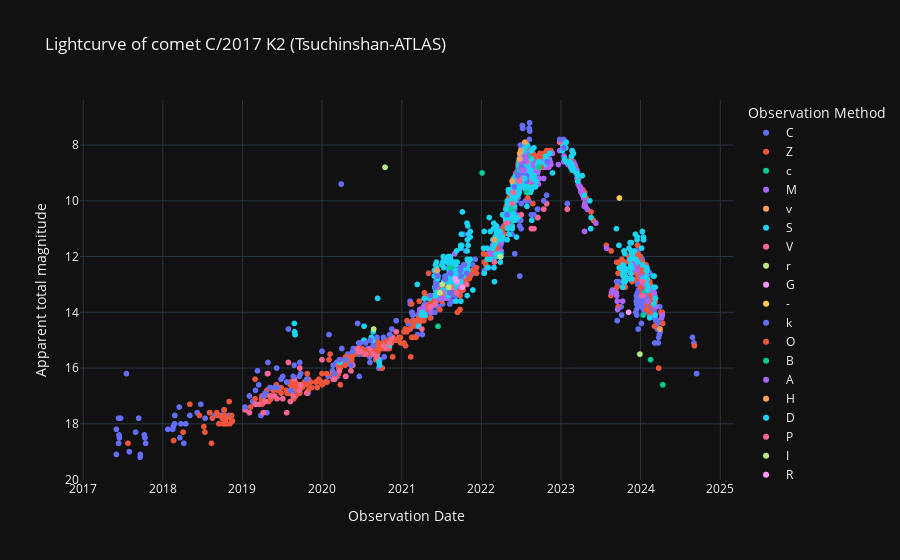

Notebook code for this chart:
### Code cell
# Curva de luz cruda.
labels = {'obs_date':'Observation Date','magnitude':'Apparent total magnitude', 'obs_method_key' : 'Observation Method'}
fig = px.scatter(curva_de_luz_cruda_df, x='obs_date', y='magnitude', color='obs_method_key', template= 'plotly_dark', labels= labels, title= f'Lightcurve of comet {nombre_cometa} (Tsuchinshan-ATLAS)')
fig.update_yaxes(autorange="reversed")
fig.show()

### Figure 1 — Plotly figure (JSON) as saved in the notebook; plotly's stock layout.template omitted (floating-point values rounded to 4 significant figures; data arrays with more than 128 entries replaced by an {"elided": "..."} marker saying what was removed)
{"data": [{"hovertemplate": "Observation Method=C<br>Observation Date=%{x}<br>Apparent total magnitude=%{y}<extra></extra>", "legendgroup": "C", "marker": {"color": "#636efa", "symbol": "circle"}, "mode": "markers", "name": "C", "showlegend": true, "type": "scattergl", "x": {"elided": "457 str values"}, "xaxis": "x", "y": {"elided": "457 float values"}, "yaxis": "y"}, {"hovertemplate": "Observation Method=Z<br>Observation Date=%{x}<br>Apparent total magnitude=%{y}<extra></extra>", "legendgroup": "Z", "marker": {"color": "#EF553B", "symbol": "circle"}, "mode": "markers", "name": "Z", "showlegend": true, "type": "scattergl", "x": {"elided": "587 str values"}, "xaxis": "x", "y": {"elided": "587 float values"}, "yaxis": "y"}, {"hovertemplate": "Observation Method=c<br>Observation Date=%{x}<br>Apparent total magnitude=%{y}<extra></extra>", "legendgroup": "c", "marker": {"color": "#00cc96", "symbol": "circle"}, "mode": "markers", "name": "c", "showlegend": true, "type": "scattergl", "x": ["2024-04-12T00:00:00", "2024-02-16T00:00:00", "2024-01-20T00:00:00", "2024-01-19T00:00:00", "2024-01-13T00:00:00", "2024-01-10T00:00:00", "2022-09-09T00:00:00", "2022-06-25T00:00:00", "2021-06-16T00:00:00"], "xaxis": "x", "y": [16.6, 15.7, 13.4, 13.3, 14.1, null, 9.2, 8.5, 14.5], "yaxis": "y"}, {"hovertemplate": "Observation Method=M<br>Observation Date=%{x}<br>Apparent total magnitude=%{y}<extra></extra>", "legendgroup": "M", "marker": {"color": "#ab63fa", "symbol": "circle"}, "mode": "markers", "name": "M", "showlegend": true, "type": "scattergl", "x": {"elided": "256 str values"}, "xaxis": "x", "y": {"elided": "256 float values"}, "yaxis": "y"}, {"hovertemplate": "Observation Method=v<br>Observation Date=%{x}<br>Apparent total magnitude=%{y}<extra></extra>", "legendgroup": "v", "marker": {"color": "#FFA15A", "symbol": "circle"}, "mode": "markers", "name": "v", "showlegend": true, "type": "scattergl", "x": ["2024-03-30T00:00:00"], "xaxis": "x", "y": [14.6], "yaxis": "y"}, {"hovertemplate": "Observation Method=S<br>Observation Date=%{x}<br>Apparent total magnitude=%{y}<extra></extra>", "legendgroup": "S", "marker": {"color": "#19d3f3", "symbol": "circle"}, "mode": "markers", "name": "S", "showlegend": true, "type": "scattergl", "x": {"elided": "568 str values"}, "xaxis": "x", "y": {"elided": "568 float values"}, "yaxis": "y"}, {"hovertemplate": "Observation Method=V<br>Observation Date=%{x}<br>Apparent total magnitude=%{y}<extra></extra>", "legendgroup": "V", "marker": {"color": "#FF6692", "symbol": "circle"}, "mode": "markers", "name": "V", "showlegend": true, "type": "scattergl", "x": ["2024-01-11T00:00:00", "2024-01-07T00:00:00", "2023-01-30T00:00:00", "2022-12-26T00:00:00", "2022-10-27T00:00:00", "2022-10-14T00:00:00", "2022-09-17T00:00:00", "2022-09-15T00:00:00", "2022-08-30T00:00:00", "2022-08-18T00:00:00", "2022-08-03T00:00:00", "2022-07-28T00:00:00", "2022-07-19T00:00:00", "2022-07-16T00:00:00", "2022-07-15T00:00:00", "2022-07-15T00:00:00", "2022-07-04T00:00:00", "2022-07-03T00:00:00", "2022-06-30T00:00:00", "2022-06-26T00:00:00", "2022-06-26T00:00:00", "2022-06-24T00:00:00", "2022-06-23T00:00:00", "2022-06-19T00:00:00", "2022-05-26T00:00:00", "2022-05-22T00:00:00", "2022-04-29T00:00:00", "2022-03-02T00:00:00", "2021-10-26T00:00:00", "2021-09-30T00:00:00", "2021-09-10T00:00:00", "2021-08-18T00:00:00", "2021-08-09T00:00:00", "2021-07-06T00:00:00", "2021-06-10T00:00:00", "2021-06-04T00:00:00", "2021-05-11T00:00:00", "2021-04-03T00:00:00", "2020-12-06T00:00:00", "2020-11-16T00:00:00", "2020-11-06T00:00:00", "2020-10-24T00:00:00", "2020-10-09T00:00:00", "2020-09-09T00:00:00", "2020-08-22T00:00:00", "2020-08-09T00:00:00", "2020-07-19T00:00:00", "2020-06-24T00:00:00", "2020-06-18T00:00:00", "2020-06-12T00:00:00", "2020-05-21T00:00:00", "2020-05-13T00:00:00", "2020-04-18T00:00:00", "2020-03-21T00:00:00", "2020-02-28T00:00:00", "2020-02-21T00:00:00", "2020-01-01T00:00:00", "2019-10-23T00:00:00", "2019-09-25T00:00:00", "2019-09-21T00:00:00", "2019-09-19T00:00:00", "2019-08-27T00:00:00", "2019-08-22T00:00:00", "2019-08-09T00:00:00", "2019-07-31T00:00:00", "2019-07-23T00:00:00", "2019-07-05T00:00:00", "2019-06-09T00:00:00", "2019-05-29T00:00:00", "2019-05-07T00:00:00", "2019-04-28T00:00:00", "2019-04-15T00:00:00", "2019-04-07T00:00:00", "2019-03-17T00:00:00", "2019-03-02T00:00:00", "2019-02-02T00:00:00", "2019-01-13T00:00:00"], "xaxis": "x", "y": [12.9, 13.4, 10.3, 7.9, 10.1, 10.3, 10.6, 10.6, 11, 11, 9.3, 8.6, 8.6, 8.9, 8.5, 9.2, 9.2, 10.5, 8.8, 8.3, 8.9, 9.1, 9.3, 9.2, 9.7, 10.1, 10.8, 12.2, 13, 13.1, 13.3, 13.1, 13.1, 13.3, 13.1, 13.7, 13.8, 14.6, 14.7, 14.9, 15.1, 15.3, 15.2, 15.6, 15.5, 15.3, 15.5, 15.4, 15.4, 15.3, 15.9, 16.1, 16.3, 16.1, 16.4, 16.4, 15.7, 16.9, 16.6, 16, 16.8, 16.4, 17, 17.2, 15.8, 17.6, 17.1, 17.1, 17, 17, 16.2, 17.2, 17.6, 17.3, 17.3, 17.6, 17.5], "yaxis": "y"}, {"hovertemplate": "Observation Method=r<br>Observation Date=%{x}<br>Apparent total magnitude=%{y}<extra></extra>", "legendgroup": "r", "marker": {"color": "#B6E880", "symbol": "circle"}, "mode": "markers", "name": "r", "showlegend": true, "type": "scattergl", "x": ["2023-12-29T00:00:00"], "xaxis": "x", "y": [15.5], "yaxis": "y"}, {"hovertemplate": "Observation Method=G<br>Observation Date=%{x}<br>Apparent total magnitude=%{y}<extra></extra>", "legendgroup": "G", "marker": {"color": "#FF97FF", "symbol": "circle"}, "mode": "markers", "name": "G", "showlegend": true, "type": "scattergl", "x": ["2023-11-07T00:00:00", "2021-10-06T00:00:00", "2021-09-11T00:00:00"], "xaxis": "x", "y": [14, 13.1, 12.9], "yaxis": "y"}, {"hovertemplate": "Observation Method=-<br>Observation Date=%{x}<br>Apparent total magnitude=%{y}<extra></extra>", "legendgroup": "-", "marker": {"color": "#FECB52", "symbol": "circle"}, "mode": "markers", "name": "-", "showlegend": true, "type": "scattergl", "x": ["2023-09-26T00:00:00", "2022-06-25T00:00:00"], "xaxis": "x", "y": [9.9, 9], "yaxis": "y"}, {"hovertemplate": "Observation Method=k<br>Observation Date=%{x}<br>Apparent total magnitude=%{y}<extra></extra>", "legendgroup": "k", "marker": {"color": "#636efa", "symbol": "circle"}, "mode": "markers", "name": "k", "showlegend": true, "type": "scattergl", "x": ["2023-01-30T00:00:00", "2023-01-14T00:00:00", "2022-12-26T00:00:00", "2022-10-29T00:00:00", "2022-10-27T00:00:00", "2022-10-14T00:00:00", "2022-09-17T00:00:00", "2022-09-15T00:00:00", "2022-08-30T00:00:00", "2022-08-18T00:00:00", "2022-07-28T00:00:00", "2022-07-28T00:00:00", "2022-07-14T00:00:00", "2022-07-04T00:00:00", "2022-07-03T00:00:00", "2022-07-03T00:00:00", "2022-06-27T00:00:00", "2022-06-26T00:00:00", "2022-06-23T00:00:00", "2022-06-20T00:00:00", "2022-06-17T00:00:00", "2022-06-13T00:00:00", "2022-06-02T00:00:00", "2022-04-29T00:00:00", "2021-10-26T00:00:00", "2021-10-15T00:00:00", "2021-09-30T00:00:00", "2021-09-27T00:00:00", "2021-09-27T00:00:00", "2021-08-13T00:00:00", "2021-08-10T00:00:00", "2021-08-09T00:00:00", "2021-07-20T00:00:00", "2021-07-18T00:00:00", "2021-07-17T00:00:00", "2021-07-06T00:00:00", "2021-06-13T00:00:00", "2021-06-13T00:00:00", "2021-06-11T00:00:00", "2021-06-06T00:00:00", "2021-06-04T00:00:00", "2021-05-11T00:00:00", "2020-12-06T00:00:00", "2020-11-16T00:00:00", "2020-11-06T00:00:00", "2020-11-06T00:00:00", "2020-10-09T00:00:00", "2020-09-09T00:00:00", "2020-08-22T00:00:00", "2020-08-09T00:00:00", "2020-07-19T00:00:00", "2020-06-24T00:00:00", "2020-06-18T00:00:00", "2020-06-12T00:00:00", "2020-05-21T00:00:00", "2020-05-13T00:00:00", "2020-04-18T00:00:00", "2020-03-21T00:00:00", "2020-02-28T00:00:00", "2020-02-21T00:00:00", "2020-01-01T00:00:00", "2019-10-23T00:00:00", "2019-09-25T00:00:00", "2019-09-21T00:00:00", "2019-09-19T00:00:00", "2019-08-27T00:00:00", "2019-08-22T00:00:00", "2019-08-09T00:00:00", "2019-07-31T00:00:00", "2019-07-23T00:00:00", "2019-07-05T00:00:00", "2019-06-09T00:00:00", "2019-05-29T00:00:00", "2019-05-07T00:00:00", "2019-04-28T00:00:00", "2019-04-15T00:00:00", "2019-04-07T00:00:00", "2019-03-17T00:00:00", "2019-03-02T00:00:00", "2019-02-02T00:00:00", "2019-01-13T00:00:00", "2018-02-25T00:00:00", "2018-02-24T00:00:00"], "xaxis": "x", "y": [10.1, 8.1, 7.8, 8.6, 9.8, 10, 10.3, 10.3, 10.5, 10.5, 9.3, 9.1, 8.6, 8.8, 9, 10.1, 8.9, 8.4, 9, 8.9, 9.1, 9, 9.5, 10.5, 12.6, 12.3, 12.7, 12.4, 12.5, 12.6, 12.6, 13.3, 12.8, 12.7, 12.8, 13, 12.7, 13, 12.6, 13, 13.1, 13.4, 14.3, 14.6, 14.8, 14.8, 14.9, 14.9, 15.2, 15, 15.1, 15.1, 15.1, 14.4, 15.4, 15.9, 15.7, 15.7, 16.2, 15.9, 15.4, 16.4, 16.2, 15.8, 16.3, 15.9, 16.3, 16.8, 14.6, 16.5, 16.3, 16.7, 16.7, 16.7, 15.8, 16.9, 17, 16.6, 16.8, 17, 17.4, 17.7, 18], "yaxis": "y"}, {"hovertemplate": "Observation Method=O<br>Observation Date=%{x}<br>Apparent total magnitude=%{y}<extra></extra>", "legendgroup": "O", "marker": {"color": "#EF553B", "symbol": "circle"}, "mode": "markers", "name": "O", "showlegend": true, "type": "scattergl", "x": ["2022-10-02T00:00:00"], "xaxis": "x", "y": [8.8], "yaxis": "y"}, {"hovertemplate": "Observation Method=B<br>Observation Date=%{x}<br>Apparent total magnitude=%{y}<extra></extra>", "legendgroup": "B", "marker": {"color": "#00cc96", "symbol": "circle"}, "mode": "markers", "name": "B", "showlegend": true, "type": "scattergl", "x": ["2022-09-22T00:00:00", "2022-08-03T00:00:00", "2022-07-28T00:00:00", "2022-07-04T00:00:00", "2022-06-30T00:00:00", "2022-06-26T00:00:00", "2022-05-18T00:00:00", "2022-01-04T00:00:00", "2021-08-12T00:00:00"], "xaxis": "x", "y": [8.8, 8.4, 9.7, 8.9, 8.5, 8.9, 10.3, 9, 12.4], "yaxis": "y"}, {"hovertemplate": "Observation Method=A<br>Observation Date=%{x}<br>Apparent total magnitude=%{y}<extra></extra>", "legendgroup": "A", "marker": {"color": "#ab63fa", "symbol": "circle"}, "mode": "markers", "name": "A", "showlegend": true, "type": "scattergl", "x": ["2022-07-24T00:00:00", "2022-07-22T00:00:00", "2022-07-17T00:00:00", "2022-07-05T00:00:00", "2022-07-03T00:00:00", "2022-07-03T00:00:00"], "xaxis": "x", "y": [8.5, 8.4, 8.9, 8.9, 8.6, 8.6], "yaxis": "y"}, {"hovertemplate": "Observation Method=H<br>Observation Date=%{x}<br>Apparent total magnitude=%{y}<extra></extra>", "legendgroup": "H", "marker": {"color": "#FFA15A", "symbol": "circle"}, "mode": "markers", "name": "H", "showlegend": true, "type": "scattergl", "x": ["2022-07-19T00:00:00", "2022-06-30T00:00:00", "2022-06-26T00:00:00", "2022-06-26T00:00:00", "2022-05-22T00:00:00", "2022-03-02T00:00:00", "2021-06-11T00:00:00"], "xaxis": "x", "y": [7.9, 8.2, 8.5, 8.3, 9.3, 11.4, 12.5], "yaxis": "y"}, {"hovertemplate": "Observation Method=D<br>Observation Date=%{x}<br>Apparent total magnitude=%{y}<extra></extra>", "legendgroup": "D", "marker": {"color": "#19d3f3", "symbol": "circle"}, "mode": "markers", "name": "D", "showlegend": true, "type": "scattergl", "x": ["2022-07-19T00:00:00", "2022-06-30T00:00:00", "2022-06-26T00:00:00", "2022-05-22T00:00:00", "2022-03-02T00:00:00"], "xaxis": "x", "y": [9.2, 9.5, 9.5, 10.9, 12.9], "yaxis": "y"}, {"hovertemplate": "Observation Method=P<br>Observation Date=%{x}<br>Apparent total magnitude=%{y}<extra></extra>", "legendgroup": "P", "marker": {"color": "#FF6692", "symbol": "circle"}, "mode": "markers", "name": "P", "showlegend": true, "type": "scattergl", "x": ["2022-06-26T00:00:00"], "xaxis": "x", "y": [null], "yaxis": "y"}, {"hovertemplate": "Observation Method=I<br>Observation Date=%{x}<br>Apparent total magnitude=%{y}<extra></extra>", "legendgroup": "I", "marker": {"color": "#B6E880", "symbol": "circle"}, "mode": "markers", "name": "I", "showlegend": true, "type": "scattergl", "x": ["2022-03-28T00:00:00", "2021-08-05T00:00:00", "2021-07-05T00:00:00", "2021-06-24T00:00:00", "2020-10-16T00:00:00", "2020-08-25T00:00:00"], "xaxis": "x", "y": [12, 13.1, 13, 13.3, 8.8, 14.6], "yaxis": "y"}, {"hovertemplate": "Observation Method=R<br>Observation Date=%{x}<br>Apparent total magnitude=%{y}<extra></extra>", "legendgroup": "R", "marker": {"color": "#FF97FF", "symbol": "circle"}, "mode": "markers", "name": "R", "showlegend": true, "type": "scattergl", "x": ["2021-09-03T00:00:00"], "xaxis": "x", "y": [12.8], "yaxis": "y"}], "layout": {"legend": {"title": {"text": "Observation Method"}, "tracegroupgap": 0}, "title": {"text": "Lightcurve of comet C/2017 K2 (Tsuchinshan-ATLAS)"}, "xaxis": {"anchor": "y", "domain": [0, 1], "title": {"text": "Observation Date"}}, "yaxis": {"anchor": "x", "autorange": "reversed", "domain": [0, 1], "title": {"text": "Apparent total magnitude"}}}}
